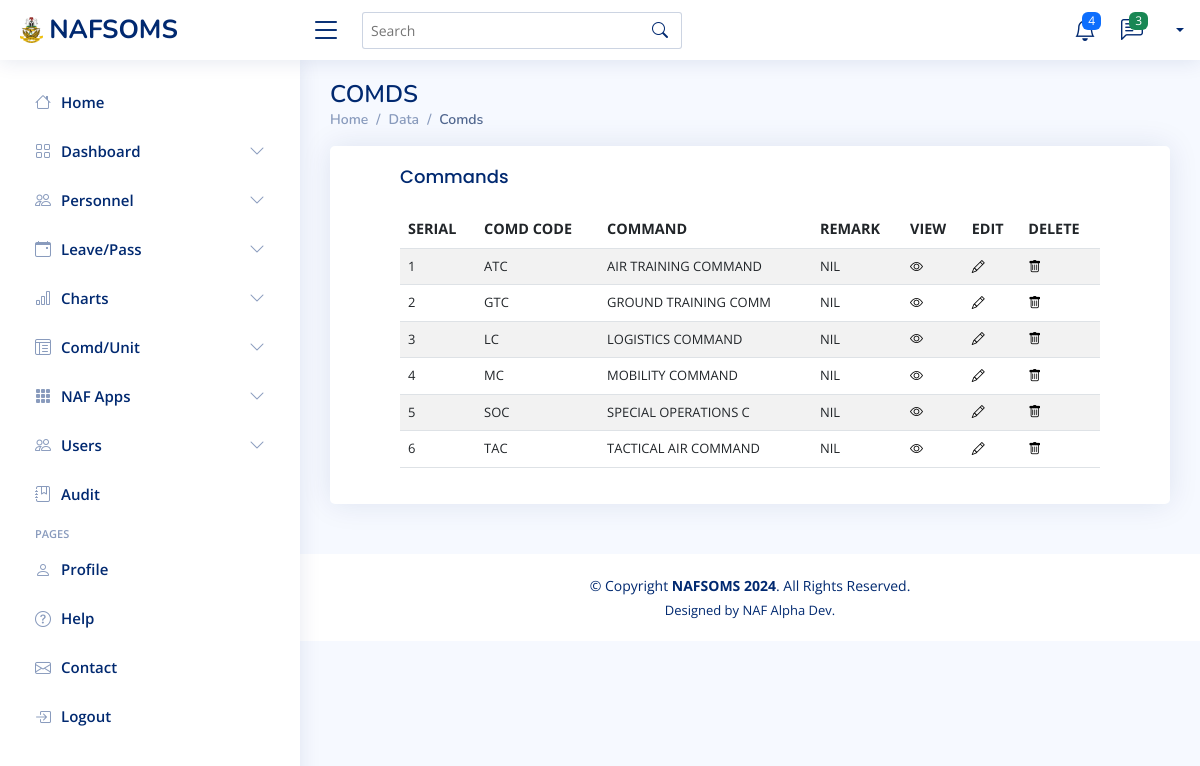
The app's page /SUPER_EDITOR/superEditorCommands.php with its own data.
### tables this page shows
CREATE TABLE `commands` (
  `COMMAND_CODE` varchar(20) NOT NULL,
  `COMMAND` varchar(20) NOT NULL,
  `REMARK` varchar(100) NOT NULL
);

### SUPER_EDITOR/superEditorCommands.php (the view, shortened to what this page needs)
<?php include('../Connection.php'); ?>
<?php include 'superEditorHeader.php'; ?>
<?php include 'superEditorSideNavBar.php'; ?>
<?php
    $commandSQL = "SELECT * FROM commands WHERE COMMAND != 'NIL'";
    $commandResult = mysqli_query($conn, $commandSQL);
?>
<main id="main" class="main">
    <div class="pagetitle">
      <h1>COMDS</h1>
      <nav>
        <ol class="breadcrumb">
          <li class="breadcrumb-item"><a href="superEditorHome">Home</a></li>
          <li class="breadcrumb-item">Data</li>
          <li class="breadcrumb-item active">Comds</li>
        </ol>
      </nav>
    </div>
   <section class="section">
      <div class="row">
        <div class="col-lg-12">
          <div class="card" style="padding-left:50px; padding-right:50px;">
            <div class="card-body">
              <h5 class="card-title">Commands</h5>
            <div class="table-responsive" style="boder">
              <table class="table datatable table-striped second table-hover" style="text-transform:uppercase; font-size:90%;">
                <thead>
                  <tr>
                    <th scope="col">Serial</th>
                    <th scope="col">Comd Code</th>
                    <th scope="col">Command</th>
                    <th scope="col">Remark</th>
                    <th scope="col">View</th>
                    <th scope="col">Edit</th>
                    <th scope="col">Delete</th>
                  </tr>
                </thead>
                <tbody>
                       <?php
                    $serial = 1;
                    while($commandFetch=mysqli_fetch_assoc($commandResult))
            {
            ?>
                <tr id='userRow' style='text-transform: uppercase; font-size:90%;'>
                <td><?php echo $serial?></td>
                <td><?php echo $commandFetch['COMMAND_CODE']?></td>
                <td><?php echo $commandFetch['COMMAND']?></td>
                <td><?php echo $commandFetch['REMARK']?></td>
                <td><a style="color:black" href='superEditorViewCommand?commandCode=<?php echo $commandFetch['COMMAND_CODE'];?>' type='submit' id='viewButton'><i class='bi bi-eye' id='viewButton'></i></a></td>
                <td><a style="color:black" href='superEditorEditCommand?commandCode=<?php echo $commandFetch['COMMAND_CODE'];?>' type='submit'><i class='bi bi-pencil' id='editButton'></i></a></td>
                <td><a style="color:black" href='superEditorDeleteCommand?commandCode=<?php echo $commandFetch['COMMAND_CODE'];?>' type='submit' onClick='javascript:return confirm("\nARE YOU SURE YOU WANT TO DELETE THIS COMMAND??? DELETING THIS COMMAND REMOVES THE COMMAND FROM THE DATABASE. CLICK OK TO DELETE AND CANCEL TO CANCEL .....\n");'><i class='bi bi-trash' id='deleteButton'></i></a></td></tr>
            <?php
            $serial++;
            }
            ?>
                </tbody>
              </table>
        </div>
            </div>
          </div>
        </div>
      </div>
    </section>
  </main>
<?php include 'superEditorFooter.php'; ?>

### assets/css/style.css (style rules this page uses)
:root { scroll-behavior: smooth; }
body { font-family: "Open Sans", sans-serif; background: #f6f9ff; color: #444444; }
h1, h2, h3, h4, h5, h6 { font-family: "Nunito", sans-serif; }
#main { margin-top: 60px; padding: 20px 30px; transition: all 0.3s; }
.pagetitle { margin-bottom: 10px; }
.pagetitle h1 { font-size: 24px; margin-bottom: 0; font-weight: 600; color: #012970; }
.card { margin-bottom: 30px; border: none; border-radius: 5px; box-shadow: 0px 0 30px rgba(1, 41, 112, 0.1); }
.card-title { padding: 20px 0 15px 0; font-size: 18px; font-weight: 500; color: #012970; font-family: "Poppins", sans-serif; }
.card-body { padding: 0 20px 20px 20px; }
.breadcrumb { font-size: 14px; font-family: "Nunito", sans-serif; color: #899bbd; font-weight: 600; }
.breadcrumb a { color: #899bbd; transition: 0.3s; }
.breadcrumb .breadcrumb-item::before { color: #899bbd; }
.breadcrumb .active { color: #51678f; font-weight: 600; }
@media (min-width: 1200px) { #main, #footer { margin-left: 300px; } }

### records on screen
commands: COMMAND_CODE "ATC", COMMAND "AIR TRAINING COMMAND", REMARK "NIL"
commands: COMMAND_CODE "GTC", COMMAND "GROUND TRAINING COMM", REMARK "NIL"
commands: COMMAND_CODE "LC", COMMAND "LOGISTICS COMMAND", REMARK "NIL"
commands: COMMAND_CODE "MC", COMMAND "MOBILITY COMMAND", REMARK "NIL"
commands: COMMAND_CODE "SOC", COMMAND "SPECIAL OPERATIONS C", REMARK "NIL"
commands: COMMAND_CODE "TAC", COMMAND "TACTICAL AIR COMMAND", REMARK "NIL"
